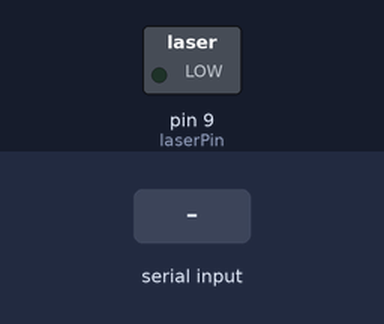
The sketch below on a simulated Arduino Uno, built with avr-gcc and run on an emulated ATmega328P. Parts: switched loads named in the sketch (green lamp = pin HIGH). The test bench sets the inputs (shaded band). What the sketch prints to the serial monitor is not drawn.

Above: at 1.2 s.
1.3 s: "1\n" received over Serial
Timing chart, 0 to 4.3 s (numbered marks = the images above; inputs shaded):
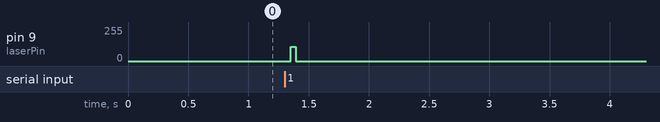

Measured:
- after the input at 1.3 s, pin 9 (laserPin): 0/255 → 107/255 after 0.05 s, → 0/255 0.04 s later

The sketch:

Transmitter_code.ino
```cpp
// === Manchester Transmitter ===

const int laserPin = 9;         // Laser output pin
const int clockPulseRate_Hz = 900;   // halfBitRate_Hz  // Transmission frequency (bits per second)
unsigned long clockPulse_ms = 1000 / clockPulseRate_Hz;
unsigned long clockPulse_us = 1000000 / clockPulseRate_Hz;

int8_t END_OF_TRANSMISSION = 0x4; // i.e. 0x04

bool nextBit;

String message = "";
uint64_t messageBinary = 0b0;
int messageSize = 0;
int msbIndex = 0;

void setup() {
  Serial.begin(115200);
  pinMode(laserPin, OUTPUT);
  digitalWrite(laserPin, LOW);  // laser off initially
  Serial.println("Transmitter ready. Please enter a message.");
}

void loop() {

  getMessage();

  // --- When idle, laser is off ---
  if (messageSize == 0) {
    digitalWrite(laserPin, LOW);
    delay(clockPulse_ms);
    return;
  }

  // Serial.println("");

  for (int i = msbIndex; i >= 0; i--) {
    nextBit = (messageBinary >> i) & 0b1;

    // Serial.print(nextBit);
    // if (i % 8 == 0){
    //   Serial.print(" ");
    // }
    // else if (i==4) {
    //   Serial.print(" ");
    // }
    // else if (i % 4 == 0){
    //   Serial.print("_");
    // }

    digitalWrite(laserPin, nextBit ? LOW : HIGH);
    delayMicroseconds(clockPulse_us);
    //delay(clockPulse_ms);

    digitalWrite(laserPin, nextBit ? HIGH : LOW);
    delayMicroseconds(clockPulse_us);
    //delay(clockPulse_ms);
    messageSize--;
  }
}

void getMessage() {
  if (Serial.available() > 0) {
    message = Serial.readStringUntil('\n');
    message.trim();
    if (message.length() == 0){
      messageSize = 0;
      msbIndex = messageSize - 1;
      return;
    }
    Serial.println("\nTransmitting Message:");
    Serial.println(message);

    messageToBinary();
    bookendMessage();
  }
}

void messageToBinary() {
  messageBinary = 0b0;
  messageSize = 0;

  for (int i = 0; i < message.length(); i++) {
    char c = message[i];
    for (int j = 0; j < 8; j++) {
      bool bit = (c >> (7-j)) & 0b1;
      messageBinary = (messageBinary << 1) | bit;
      messageSize++;
    }
  }
}

void bookendMessage() {
  // keep preamble and postamble
  uint64_t temp = 0b101;
  temp = (temp << messageSize) | messageBinary;
  messageSize += 3;
  messageBinary = (temp << 0x8) | END_OF_TRANSMISSION;
  messageSize += 8;
  msbIndex = messageSize - 1;


  // for (int i = msbIndex; i >= 0; i--) {
  //   bool bit = (messageBinary >> i) & 0b1;
  //   Serial.print(bit);
  //   if (i % 8 == 0) Serial.print(' '); // Optional: add space every byte
  // }
}
```
